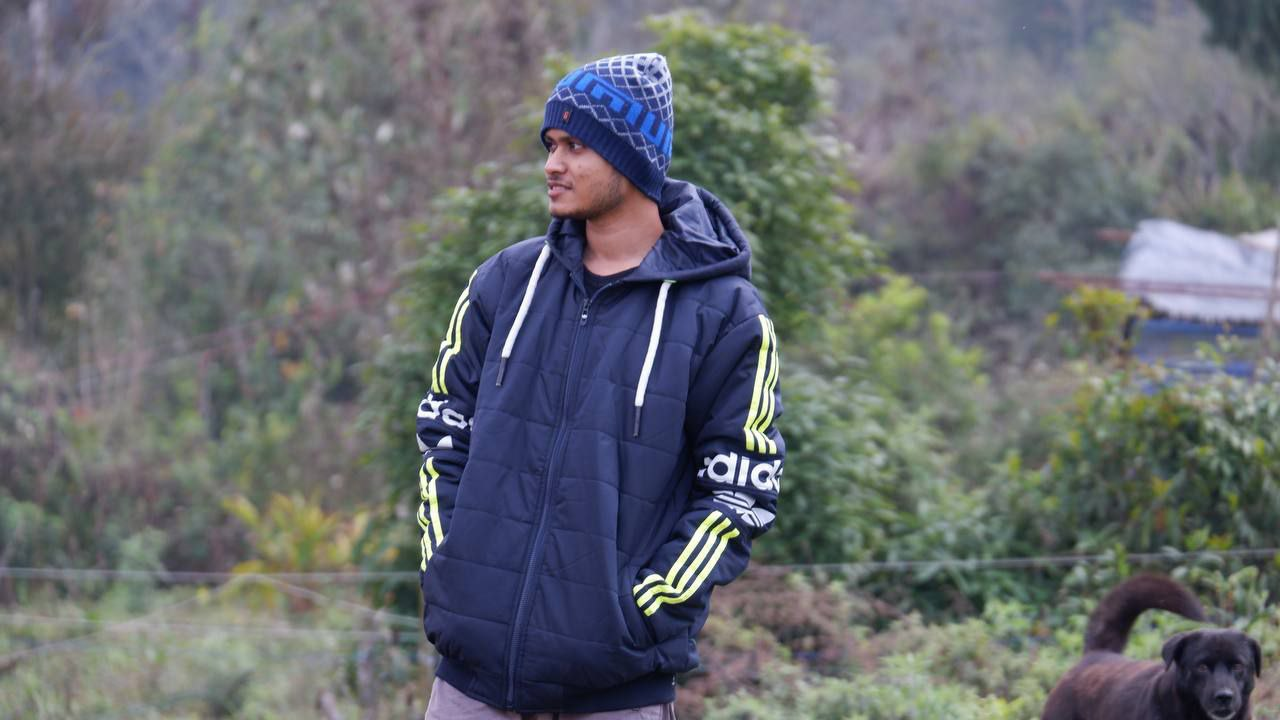
#> input picture practical/images/say1.jpg, 1280 x 720 px
$ python seperationRGB.py
#> lines starting #> are read from the running program, lines starting #| are printed output that depends on the picture
import cv2
import numpy as np
import matplotlib.pyplot as plt

# bgrimg=cv2.imread("images/rainbow.jpg")
# img=cv2.cvtColor(bgrimg,cv2.COLOR_BGR2RGB)
img=cv2.imread("images/say1.jpg")
#> img is the input picture: shape (720, 1280, 3); mean B, G, R 111.6, 108.4, 104.4
height,width,ch=img.shape
#> height = 720; width = 1280; ch = 3

blueimg=np.zeros_like(img)
greenimg=np.zeros_like(img)
redimg=np.zeros_like(img)

withoutred=np.zeros_like(img)

for i in range(height):
    for j in range(width):
        withoutred[i,j,0]=0
        withoutred[i,j,1]=img[i,j,1]
        withoutred[i,j,2]=img[i,j,2]


withoutgreen=np.zeros_like(img)
for i in range(height):
    for j in range(width):
        withoutgreen[i,j,0]=img[i,j,0]
        withoutgreen[i,j,1]=0
        withoutgreen[i,j,2]=img[i,j,2]

withoutblue=np.zeros_like(img)
for i in range(height):
    for j in range(width):
        withoutblue[i,j,0]=img[i,j,0]
        withoutblue[i,j,1]=img[i,j,1]
        withoutblue[i,j,2]=0
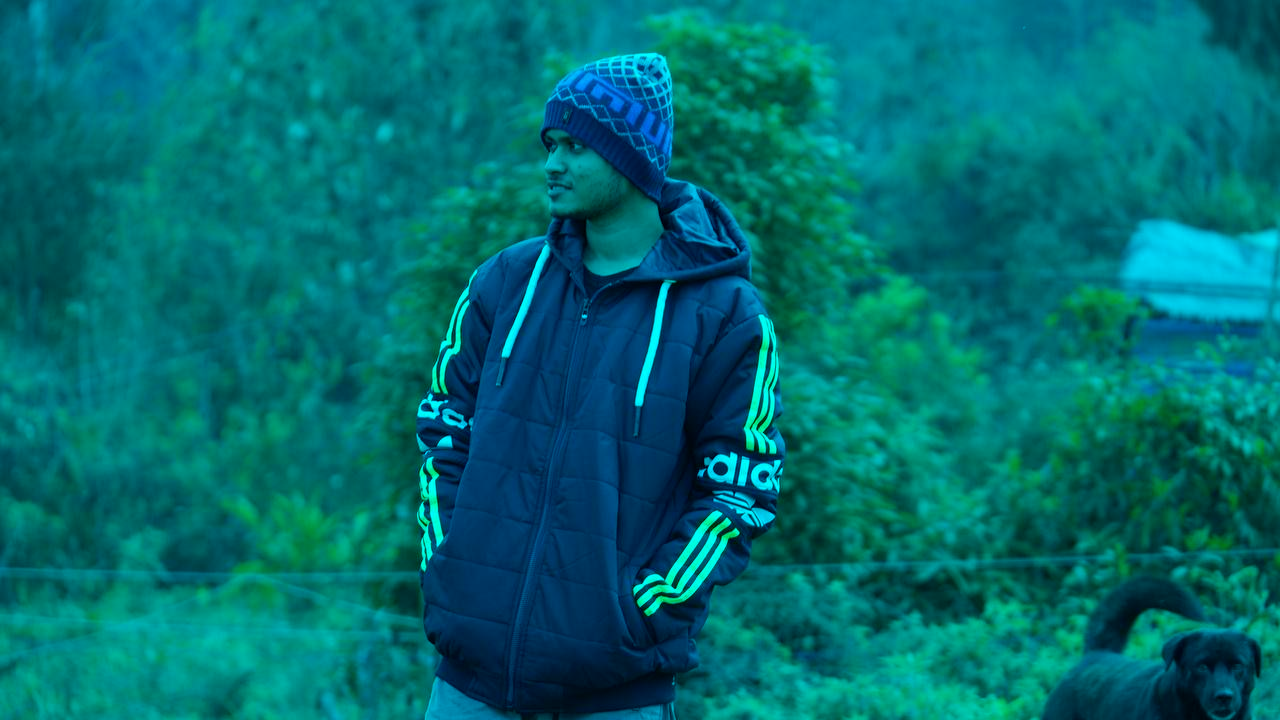
#> withoutblue: shape (720, 1280, 3); mean B, G, R 111.6, 108.4, 0


cv2.imshow("Without blue",withoutblue)
cv2.imshow("Without green",withoutgreen)


cv2.imshow("Original",img)
cv2.imshow("With out red",withoutred)

def seperator(img):
    height,width=img.shape[:2]
#> height = 720; width = 1280
    blueimg=np.zeros_like(img)
    greenimg=np.zeros_like(img)
    redimg=np.zeros_like(img)
    for i in range(height):
        for j in range(width):
            blueimg[i,j,0]=img[i,j,0]
            greenimg[i,j,1]=img[i,j,1]
            redimg[i,j,2]=img[i,j,2]
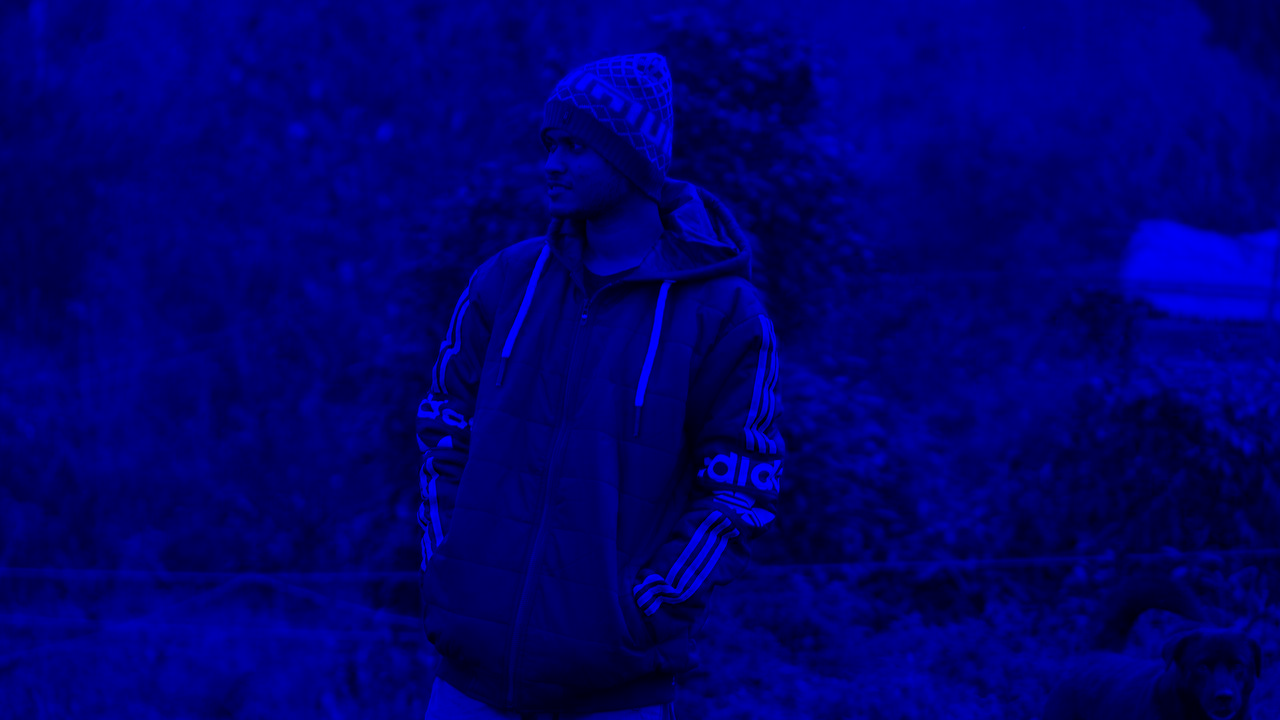
#> blueimg: shape (720, 1280, 3); mean B, G, R 111.6, 0, 0
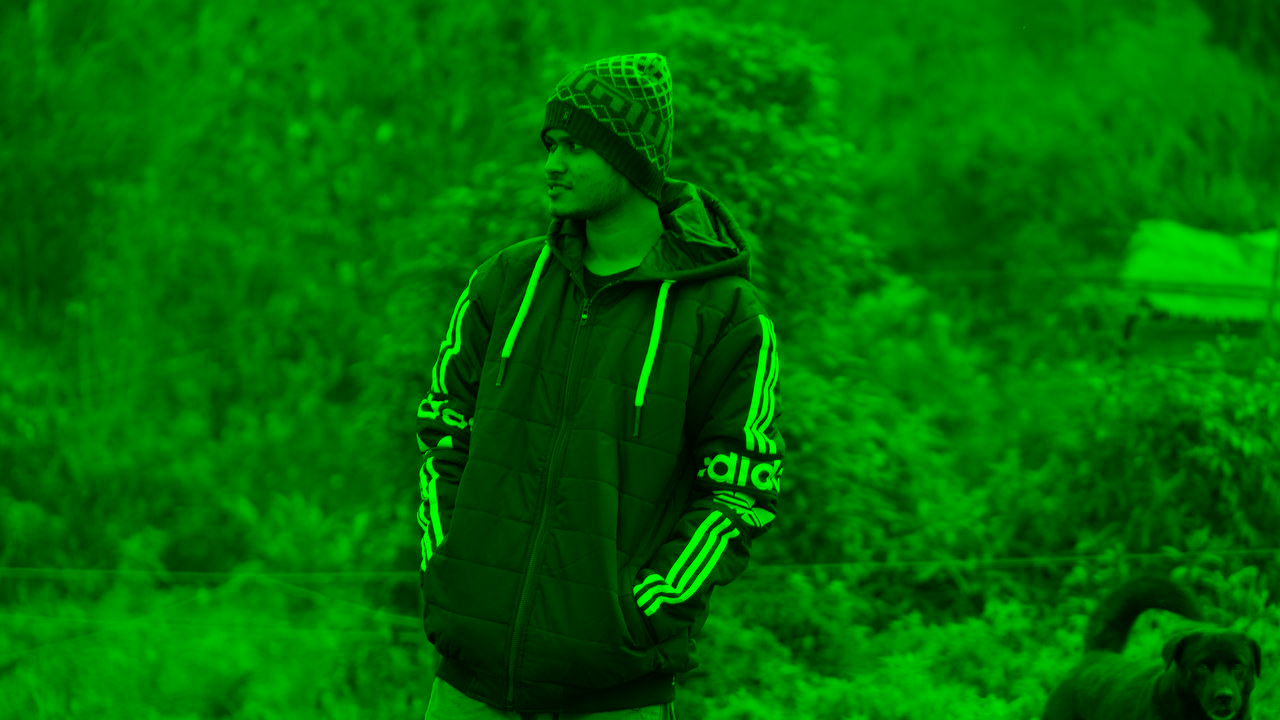
#> greenimg: shape (720, 1280, 3); mean B, G, R 0, 108.4, 0
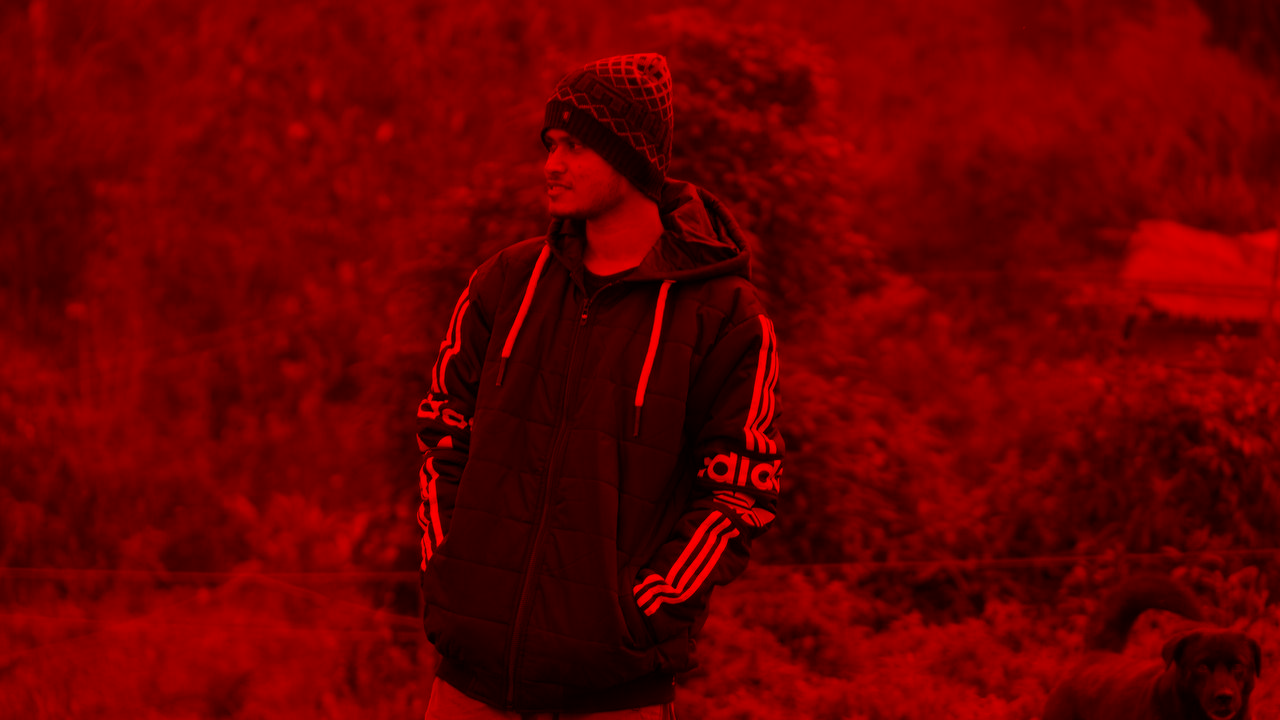
#> redimg: shape (720, 1280, 3); mean B, G, R 0, 0, 104.4
    return blueimg,greenimg,redimg


blueimg,greenimg,redimg=seperator(img)

cv2.imshow("Original",img)
cv2.imshow("Red",redimg)
cv2.imshow("Green",greenimg)
cv2.imshow("Blue",blueimg)

cv2.waitKey(0)
cv2.destroyAllWindows()


# [12 lines of commented-out code are left out]

$ run again, with practical/images/cat.jpg copied over practical/images/say1.jpg
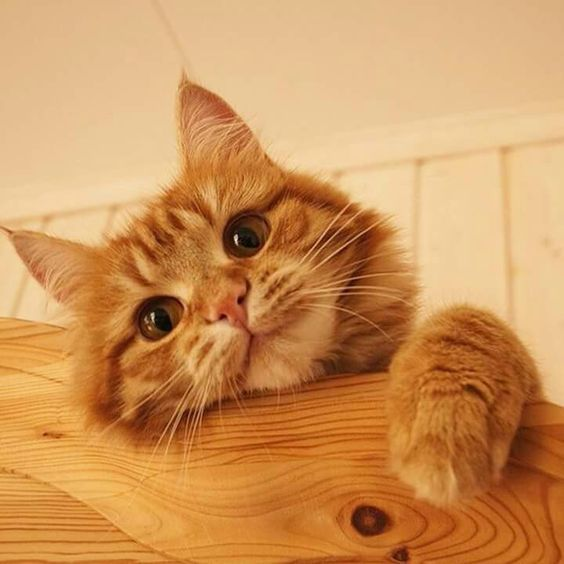
#> input picture practical/images/cat.jpg, 564 x 564 px
#> img is the input picture: shape (564, 564, 3); mean B, G, R 89.7, 147.9, 206
#> after the loop in seperator, `for i in range(height):`:
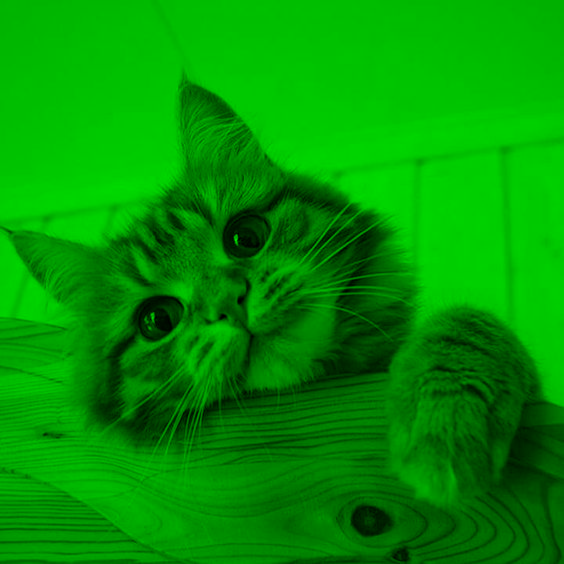
#> greenimg: shape (564, 564, 3); mean B, G, R 0, 147.9, 0
#> after the loop in seperator, `for i in range(height):`:
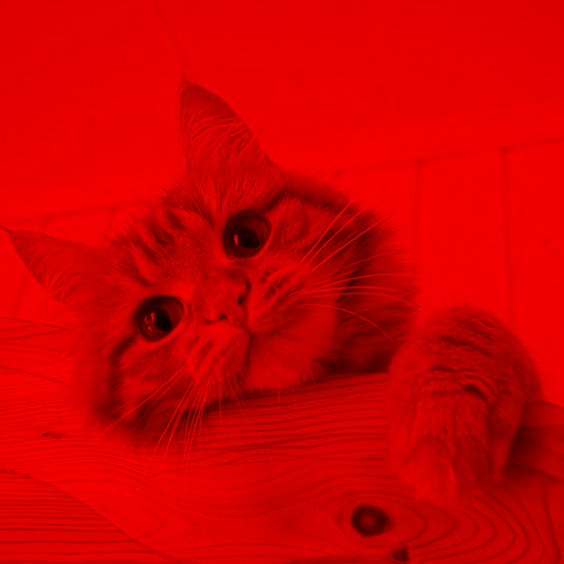
#> redimg: shape (564, 564, 3); mean B, G, R 0, 0, 206
